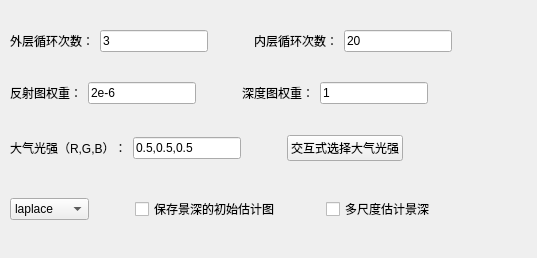
<?xml version="1.0" encoding="UTF-8"?>
<ui version="4.0">
 <class>BayesianForm</class>
 <widget class="QWidget" name="BayesianForm">
  <property name="windowModality">
   <enum>Qt::ApplicationModal</enum>
  </property>
  <property name="geometry">
   <rect>
    <x>0</x>
    <y>0</y>
    <width>537</width>
    <height>258</height>
   </rect>
  </property>
  <property name="windowTitle">
   <string>贝叶斯去雾算法参数设置</string>
  </property>
  <widget class="QWidget" name="layoutWidget">
   <property name="geometry">
    <rect>
     <x>10</x>
     <y>30</y>
     <width>512</width>
     <height>191</height>
    </rect>
   </property>
   <layout class="QFormLayout" name="formLayout">
    <item row="0" column="0">
     <layout class="QHBoxLayout" name="horizontalLayout_10">
      <item>
       <layout class="QHBoxLayout" name="horizontalLayout_4">
        <item>
         <widget class="QLabel" name="label">
          <property name="text">
           <string>外层循环次数：</string>
          </property>
         </widget>
        </item>
        <item>
         <widget class="QLineEdit" name="leOutIter">
          <property name="text">
           <string>3</string>
          </property>
         </widget>
        </item>
       </layout>
      </item>
      <item>
       <spacer name="horizontalSpacer">
        <property name="orientation">
         <enum>Qt::Horizontal</enum>
        </property>
        <property name="sizeHint" stdset="0">
         <size>
          <width>40</width>
          <height>20</height>
         </size>
        </property>
       </spacer>
      </item>
      <item>
       <layout class="QHBoxLayout" name="horizontalLayout_5">
        <item>
         <widget class="QLabel" name="label_2">
          <property name="text">
           <string>内层循环次数：</string>
          </property>
         </widget>
        </item>
        <item>
         <widget class="QLineEdit" name="leInIter">
          <property name="text">
           <string>20</string>
          </property>
         </widget>
        </item>
       </layout>
      </item>
     </layout>
    </item>
    <item row="1" column="0">
     <spacer name="verticalSpacer">
      <property name="orientation">
       <enum>Qt::Vertical</enum>
      </property>
      <property name="sizeHint" stdset="0">
       <size>
        <width>20</width>
        <height>13</height>
       </size>
      </property>
     </spacer>
    </item>
    <item row="2" column="0">
     <layout class="QHBoxLayout" name="horizontalLayout_9">
      <item>
       <layout class="QHBoxLayout" name="horizontalLayout_2">
        <item>
         <widget class="QLabel" name="label_4">
          <property name="text">
           <string>反射图权重：</string>
          </property>
         </widget>
        </item>
        <item>
         <widget class="QLineEdit" name="leWeigthC">
          <property name="text">
           <string>2e-6</string>
          </property>
         </widget>
        </item>
       </layout>
      </item>
      <item>
       <spacer name="horizontalSpacer_2">
        <property name="orientation">
         <enum>Qt::Horizontal</enum>
        </property>
        <property name="sizeHint" stdset="0">
         <size>
          <width>40</width>
          <height>20</height>
         </size>
        </property>
       </spacer>
      </item>
      <item>
       <layout class="QHBoxLayout" name="horizontalLayout_3">
        <item>
         <widget class="QLabel" name="label_3">
          <property name="text">
           <string>深度图权重：</string>
          </property>
         </widget>
        </item>
        <item>
         <widget class="QLineEdit" name="leWeigthD">
          <property name="text">
           <string>1</string>
          </property>
         </widget>
        </item>
       </layout>
      </item>
     </layout>
    </item>
    <item row="3" column="0">
     <spacer name="verticalSpacer_2">
      <property name="orientation">
       <enum>Qt::Vertical</enum>
      </property>
      <property name="sizeHint" stdset="0">
       <size>
        <width>20</width>
        <height>18</height>
       </size>
      </property>
     </spacer>
    </item>
    <item row="4" column="0">
     <layout class="QHBoxLayout" name="horizontalLayout_8">
      <item>
       <layout class="QHBoxLayout" name="horizontalLayout">
        <item>
         <widget class="QLabel" name="label_5">
          <property name="text">
           <string>大气光强（R,G,B）：</string>
          </property>
         </widget>
        </item>
        <item>
         <widget class="QLineEdit" name="leAirLight">
          <property name="text">
           <string>0.5,0.5,0.5</string>
          </property>
         </widget>
        </item>
       </layout>
      </item>
      <item>
       <spacer name="horizontalSpacer_3">
        <property name="orientation">
         <enum>Qt::Horizontal</enum>
        </property>
        <property name="sizeHint" stdset="0">
         <size>
          <width>40</width>
          <height>20</height>
         </size>
        </property>
       </spacer>
      </item>
      <item>
       <widget class="QPushButton" name="btSelAirLight">
        <property name="text">
         <string>交互式选择大气光强</string>
        </property>
       </widget>
      </item>
     </layout>
    </item>
    <item row="5" column="0">
     <layout class="QHBoxLayout" name="horizontalLayout_7"/>
    </item>
    <item row="6" column="0">
     <spacer name="verticalSpacer_4">
      <property name="orientation">
       <enum>Qt::Vertical</enum>
      </property>
      <property name="sizeHint" stdset="0">
       <size>
        <width>20</width>
        <height>18</height>
       </size>
      </property>
     </spacer>
    </item>
    <item row="7" column="0">
     <layout class="QHBoxLayout" name="horizontalLayout_6">
      <item>
       <widget class="QComboBox" name="priorType">
        <item>
         <property name="text">
          <string>laplace</string>
         </property>
        </item>
        <item>
         <property name="text">
          <string>gaussian</string>
         </property>
        </item>
       </widget>
      </item>
      <item>
       <spacer name="horizontalSpacer_5">
        <property name="orientation">
         <enum>Qt::Horizontal</enum>
        </property>
        <property name="sizeHint" stdset="0">
         <size>
          <width>40</width>
          <height>20</height>
         </size>
        </property>
       </spacer>
      </item>
      <item>
       <widget class="QCheckBox" name="cbSaveInitial">
        <property name="text">
         <string>保存景深的初始估计图</string>
        </property>
       </widget>
      </item>
      <item>
       <spacer name="horizontalSpacer_6">
        <property name="orientation">
         <enum>Qt::Horizontal</enum>
        </property>
        <property name="sizeHint" stdset="0">
         <size>
          <width>40</width>
          <height>20</height>
         </size>
        </property>
       </spacer>
      </item>
      <item>
       <widget class="QCheckBox" name="cbMultiScale">
        <property name="text">
         <string>多尺度估计景深</string>
        </property>
       </widget>
      </item>
     </layout>
    </item>
   </layout>
  </widget>
 </widget>
 <resources/>
 <connections/>
</ui>
